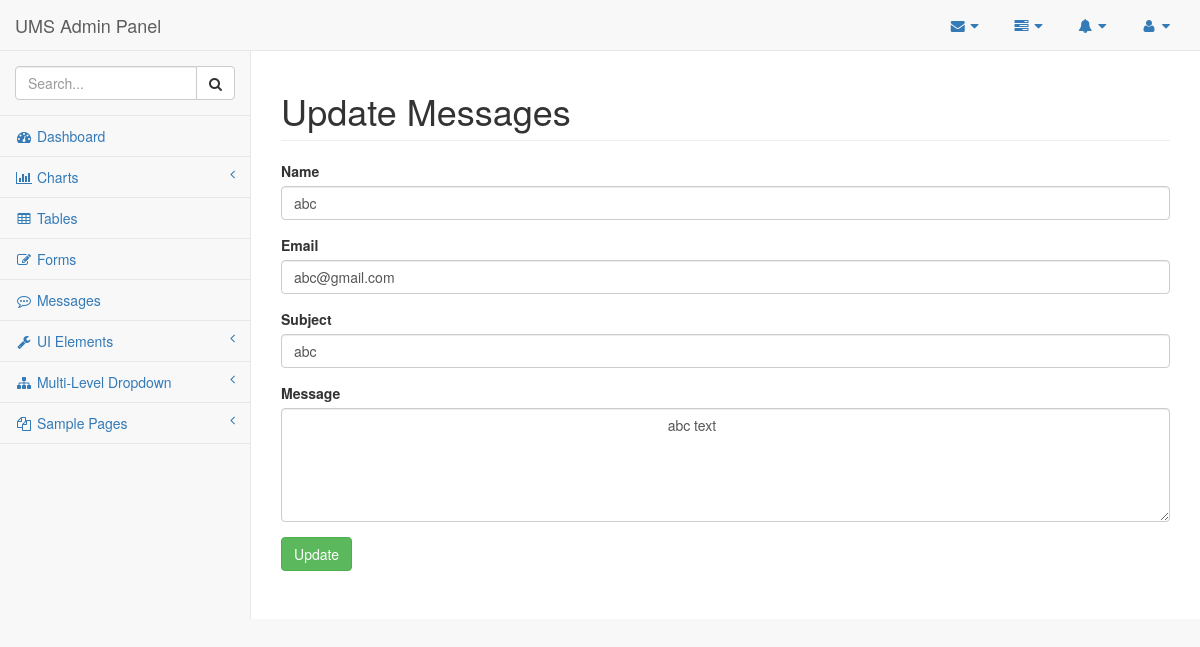
The page /admin/pages/msg-edit.php on the database its author committed.
### tables this page shows
CREATE TABLE `comments` (
  `com_id` int(11) NOT NULL,
  `com_name` varchar(48) NOT NULL,
  `com_email` varchar(48) NOT NULL,
  `com_subject` varchar(48) NOT NULL,
  `com_message` varchar(255) NOT NULL
);

### admin/pages/msg-edit.php (the view, shortened to what this page needs)
<?php
    require_once('config.php');
    $id = $_GET['uid'];
    $slt ="SELECT * FROM comments WHERE com_id='$id'";
    $qre = mysqli_query($DBC, $slt);
    $data=mysqli_fetch_array($qre);
?>
<!DOCTYPE html>
<html lang="en">
<head>
    <link href="../vendor/bootstrap/css/bootstrap.min.css" rel="stylesheet">
    <link href="../vendor/metisMenu/metisMenu.min.css" rel="stylesheet">
    <link href="../dist/css/sb-admin-2.css" rel="stylesheet">
    <link href="../vendor/font-awesome/css/font-awesome.min.css" rel="stylesheet" type="text/css">
</head>
<body>
    <div id="wrapper">
        <nav class="navbar navbar-default navbar-static-top" role="navigation" style="margin-bottom: 0">
            <div class="navbar-header">
                <a class="navbar-brand" href="index.php">UMS Admin Panel</a>
            </div>
            <ul class="nav navbar-top-links navbar-right">
                <li class="dropdown">
                    <a class="dropdown-toggle" data-toggle="dropdown" href="#">
                        <i class="fa fa-envelope fa-fw"></i> <i class="fa fa-caret-down"></i>
                    </a>
                </li>
                <li class="dropdown">
                    <a class="dropdown-toggle" data-toggle="dropdown" href="#">
                        <i class="fa fa-tasks fa-fw"></i> <i class="fa fa-caret-down"></i>
                    </a>
                </li>
                <li class="dropdown">
                    <a class="dropdown-toggle" data-toggle="dropdown" href="#">
                        <i class="fa fa-bell fa-fw"></i> <i class="fa fa-caret-down"></i>
                    </a>
                </li>
                <li class="dropdown">
                    <a class="dropdown-toggle" data-toggle="dropdown" href="#">
                        <i class="fa fa-user fa-fw"></i> <i class="fa fa-caret-down"></i>
                    </a>
                </li>
            </ul>
            <div class="navbar-default sidebar" role="navigation">
                <div class="sidebar-nav navbar-collapse">
                    <ul class="nav" id="side-menu">
                        <li class="sidebar-search">
                            <div class="input-group custom-search-form">
                                <input type="text" class="form-control" placeholder="Search...">
                                <span class="input-group-btn">
                                <button class="btn btn-default" type="button">
                                    <i class="fa fa-search"></i>
                                </button>
                            </span>
                            </div>
                        </li>
                        <li>
                            <a href="index.html"><i class="fa fa-dashboard fa-fw"></i> Dashboard</a>
                        </li>
                        <li>
                            <a href="#"><i class="fa fa-bar-chart-o fa-fw"></i> Charts<span class="fa arrow"></span></a>
                        </li>
                        <li>
                            <a href="tables.html"><i class="fa fa-table fa-fw"></i> Tables</a>
                        </li>
                        <li>
                            <a href="forms.html"><i class="fa fa-edit fa-fw"></i> Forms</a>
                        </li>
                        <li>
                            <a href="messages.php"><i class="fa fa-commenting-o fa-fw"></i> Messages</a>
                        </li>
                        <li>
                            <a href="#"><i class="fa fa-wrench fa-fw"></i> UI Elements<span class="fa arrow"></span></a>
                        </li>
                        <li>
                            <a href="#"><i class="fa fa-sitemap fa-fw"></i> Multi-Level Dropdown<span class="fa arrow"></span></a>
                        </li>
                        <li>
                            <a href="#"><i class="fa fa-files-o fa-fw"></i> Sample Pages<span class="fa arrow"></span></a>
                        </li>
                    </ul>
                </div>
            </div>
        </nav>
        <div id="page-wrapper">
            <div class="row">
                <div class="col-lg-12">
                    <h1 class="page-header">Update Messages</h1>
                    <form action="" method="post">
                        <div class="form-group">
                            <label for="name">Name</label>
                            <input type="text" name="msg_name" id="name" value="<?= $data['com_name']; ?>" placeholder="Name" class="form-control" required="1" />
                        </div>
                        <div class="form-group">
                            <label for="email">Email</label>
                            <input type="text" name="msg_email" id="email" value="<?= $data['com_email']; ?>" placeholder="Email Address" class="form-control" required="1" />
                        </div>
                        <div class="form-group">
                            <label for="subject">Subject</label>
                            <input type="text" name="msg_subject" id="subject" value="<?= $data['com_subject']; ?>" placeholder="Subject " class="form-control" required="1" />
                        </div>
                        <div class="form-group">
                            <label for="message">Message</label>
                            <textarea name="msg_message" id="msg_message" rows="5" class="form-control" placeholder="Type your Messages here.." required="1">
                                <?= $data['com_message']; ?>
                            </textarea>
                        </div>
                        <input type="submit" name="msg_update" value="Update" class="btn btn-success" />
                    </form>
                </div>
            </div>
        </div>
    </div>
</body>
</html>

### rows shown on the page
comments: msg_name "abc", msg_email "abc@gmail.com", msg_subject "abc", msg_message "abc text"
